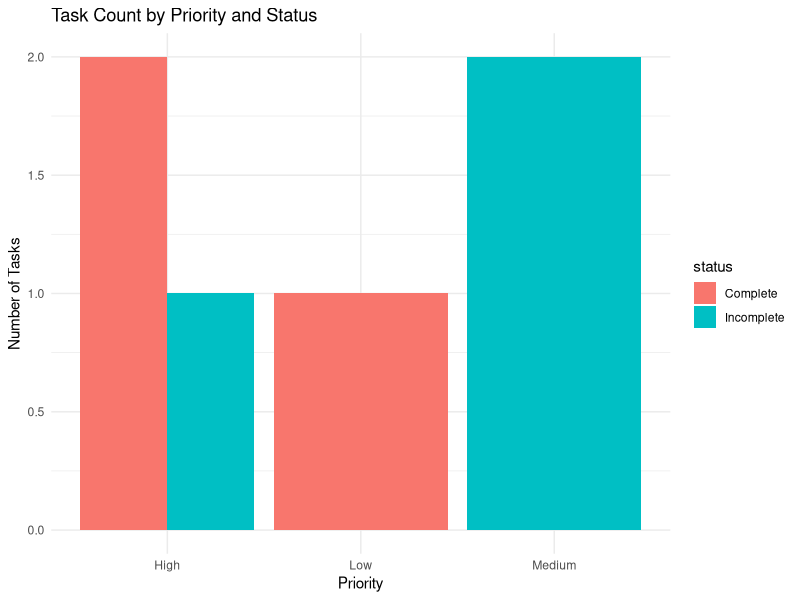

R code for this plot:
library(tidyverse)
library(lubridate)  # for date parsing and handling

# Load CSV data
task_data <- read_csv("tasks.csv")

# Convert due_date column to Date type (assuming due_date exists)
task_data <- task_data %>%
  mutate(due_date = ymd(due_date))  # parse 'YYYY-MM-DD' strings to Date

# Display first few rows
print("Task Data Preview:")
print(head(task_data))

# Function to display summary
display_summary <- function(data) {
  cat("\n--- Task Summary ---\n")
  print(summary(data))
  
  cat("\nTask counts by status:\n")
  print(table(data$status))
  
  cat("\nTask counts by priority:\n")
  print(table(data$priority))
}

# Function to filter tasks by priority
filter_by_priority <- function(data, level) {
  cat(paste("\n--- Tasks with Priority:", level, "---\n"))
  filtered <- filter(data, priority == level)
  print(filtered)
}

# Function to filter tasks by overdue status
filter_overdue_tasks <- function(data) {
  today <- Sys.Date()
  
  overdue <- filter(data, status != "Complete" & due_date < today)
  upcoming <- filter(data, status != "Complete" & due_date >= today)
  
  cat("\n--- Overdue Tasks ---\n")
  print(overdue)
  
  cat("\n--- Upcoming Tasks ---\n")
  print(upcoming)
}

# Function to plot task counts by priority and status
plot_tasks <- function(data) {
  ggplot(data, aes(x = priority, fill = status)) +
    geom_bar(position = "dodge") +
    labs(title = "Task Count by Priority and Status",
         x = "Priority",
         y = "Number of Tasks") +
    theme_minimal()
}

# Run the program
display_summary(task_data)                    # Show summary
filter_by_priority(task_data, "High")         # Filter example
filter_overdue_tasks(task_data)               # Overdue filtering
plot_tasks(task_data)                         # Show visualization
